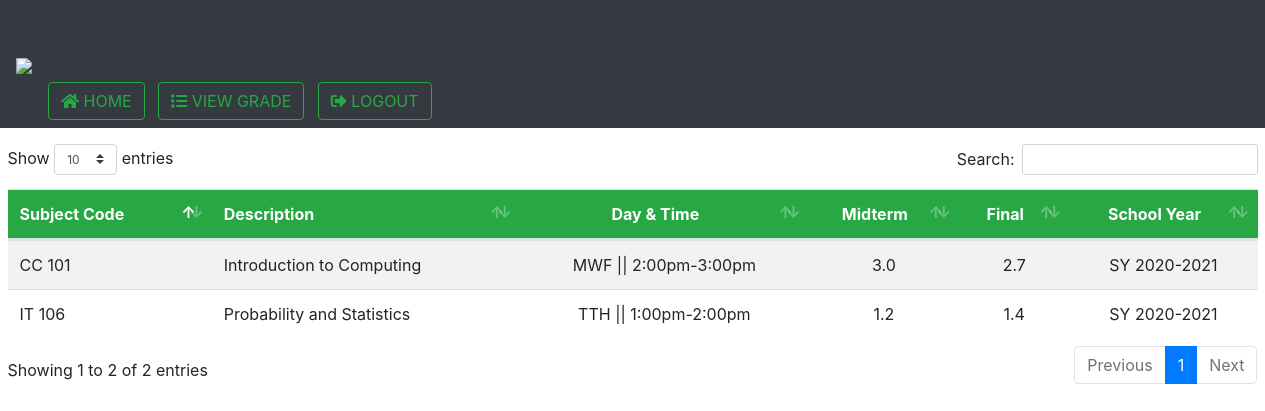
Page /pages/student/View_Grade.php (signed in) on the committed database.
### tables this page shows
CREATE TABLE `tblgrade` (
  `id` int(11) NOT NULL,
  `subj_id` int(11) NOT NULL,
  `student_id` int(11) NOT NULL,
  `midterm` varchar(20) DEFAULT NULL,
  `final` varchar(20) DEFAULT NULL,
  `sy` varchar(20) NOT NULL,
  `status` int(11) NOT NULL
);

CREATE TABLE `tblsubject` (
  `subj_id` int(20) NOT NULL,
  `subj_code` varchar(20) NOT NULL,
  `subj_desc` varchar(50) NOT NULL,
  `subj_time` varchar(20) NOT NULL,
  `subj_day` varchar(20) NOT NULL,
  `subj_sem` varchar(20) NOT NULL,
  `subj_sy` varchar(20) NOT NULL,
  `status` int(11) NOT NULL
);

CREATE TABLE `tblenrolled` (
  `id` int(11) NOT NULL,
  `subj_id` int(11) NOT NULL,
  `student_id` varchar(20) NOT NULL,
  `semester` varchar(20) NOT NULL,
  `enroll_sy` varchar(20) NOT NULL,
  `status` int(11) NOT NULL
);

### pages/student/View_Grade.php (the view)
<?php include '../../includes/Student_Header.php'?>
<div class="container">
  <div class="row" style="margin-left: -100px; margin-right: -100px">
    <div class="col-lg-12">
      <div class="container-fluid mb-3 mt-3" >
        <table class="table table-striped mydatatable" style="width: 100%">
          <thead class="thead" style="background-color: green;">
            <tr class="btn-success">
              <th>Subject Code</th>
              <th>Description</th>
              <th><center>Day & Time</center></th>
              <th><center>Midterm</center></th>
              <th><center>Final</center></th>
              <th><center>School Year</center></th>
            </tr>
          </thead>
          <tbody id="grade-list-body">
          <?php
          	$get = mysqli_query($con, "SELECT tblenrolled.student_id, tblenrolled.subj_id, tblenrolled.enroll_sy, tblsubject.subj_code, tblsubject.subj_desc, tblsubject.subj_time, tblsubject.subj_day FROM tblsubject, tblenrolled WHERE tblenrolled.subj_id = tblsubject.subj_id AND tblenrolled.student_id = '$id' ORDER BY tblenrolled.enroll_sy DESC");
          	while($row = mysqli_fetch_array($get))
          	{
          		$sub = $row['subj_id'];
          		$grade = mysqli_query($con, "SELECT subj_id, student_id, midterm, final FROM tblgrade WHERE subj_id = '$sub' AND student_id ='$id' AND status != 0");
          		while($row2 = mysqli_fetch_array($grade))
          		{
                if($row2['midterm'] == null){
                  $midterm = '-';
                }else{
                  $midterm = $row2['midterm'];
                }
                if($row2['final'] == null){
                  $final = '-';
                }else{
                  $final = $row2['final'];
                }
          			echo '
          			<tr>
          				<td>'.$row['subj_code'].'</td>
          				<td>'.$row['subj_desc'].'</td>
          				<td><center>'.$row['subj_day'].' || '.$row['subj_time'].'</center></td>
          				<td><center>'.$midterm.'</center></td>
          				<td><center>'.$final.'</center></td>
          				<td><center>'.$row['enroll_sy'].'</center></td>
          			</tr>';
          		}
          	}
          ?>
          </tbody>
        </table>
      </div>
    </div>
  </div>
</div>
<?php include '../../includes/Student_Footer.php'?>

### rows in the picture
tblenrolled: enroll_sy "SY 2020-2021"
tblgrade: subj.subj_code "CC 101", subj.subj_desc "Introduction to Computing", subj.subj_day "MWF", subj.subj_time "2:00pm-3:00pm", midterm "3.0", final "2.7"
tblenrolled: enroll_sy "SY 2020-2021"
tblgrade: subj.subj_code "IT 106", subj.subj_desc "Probability and Statistics", subj.subj_day "TTH", subj.subj_time "1:00pm-2:00pm", midterm "1.2", final "1.4"
